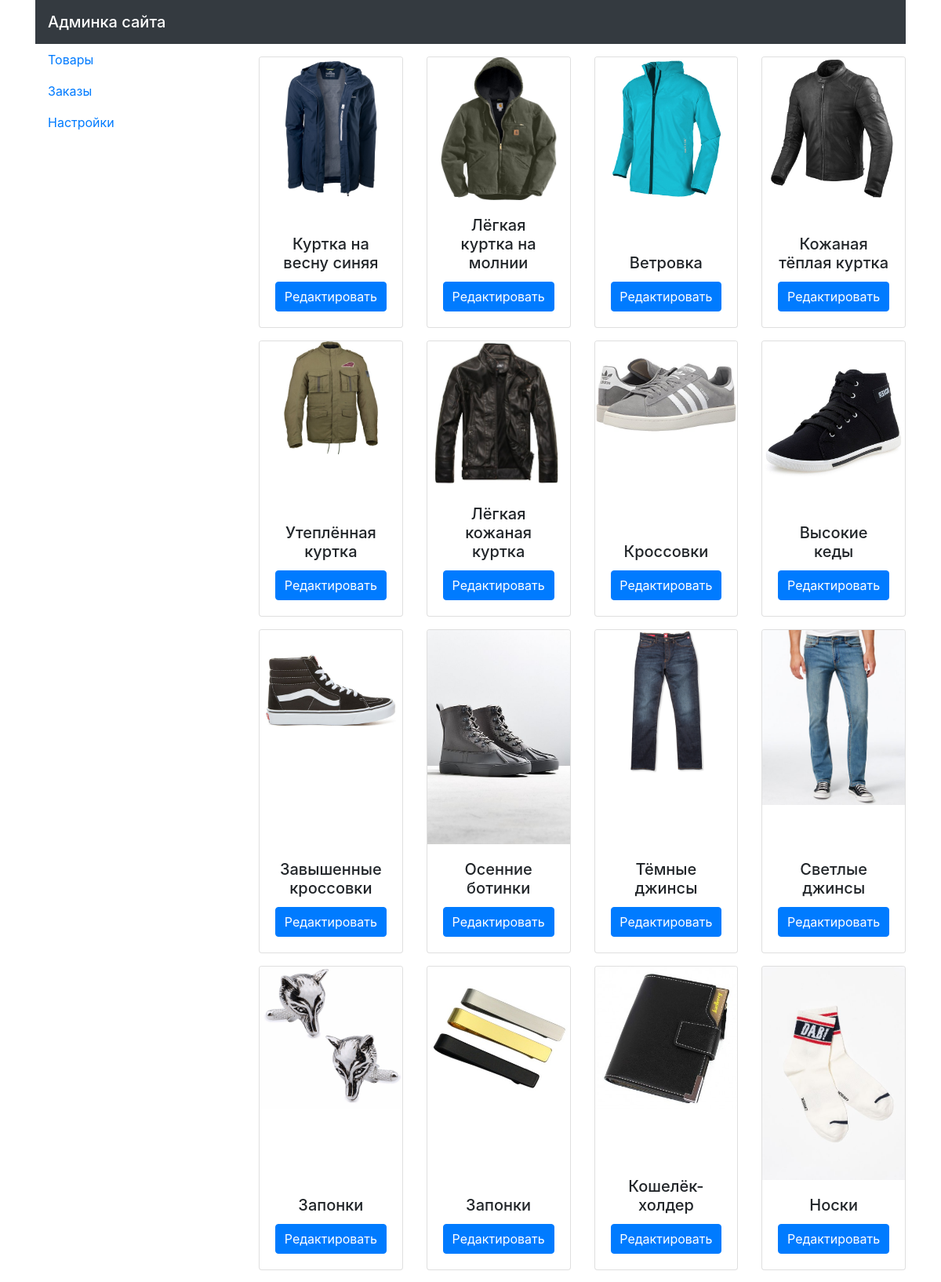
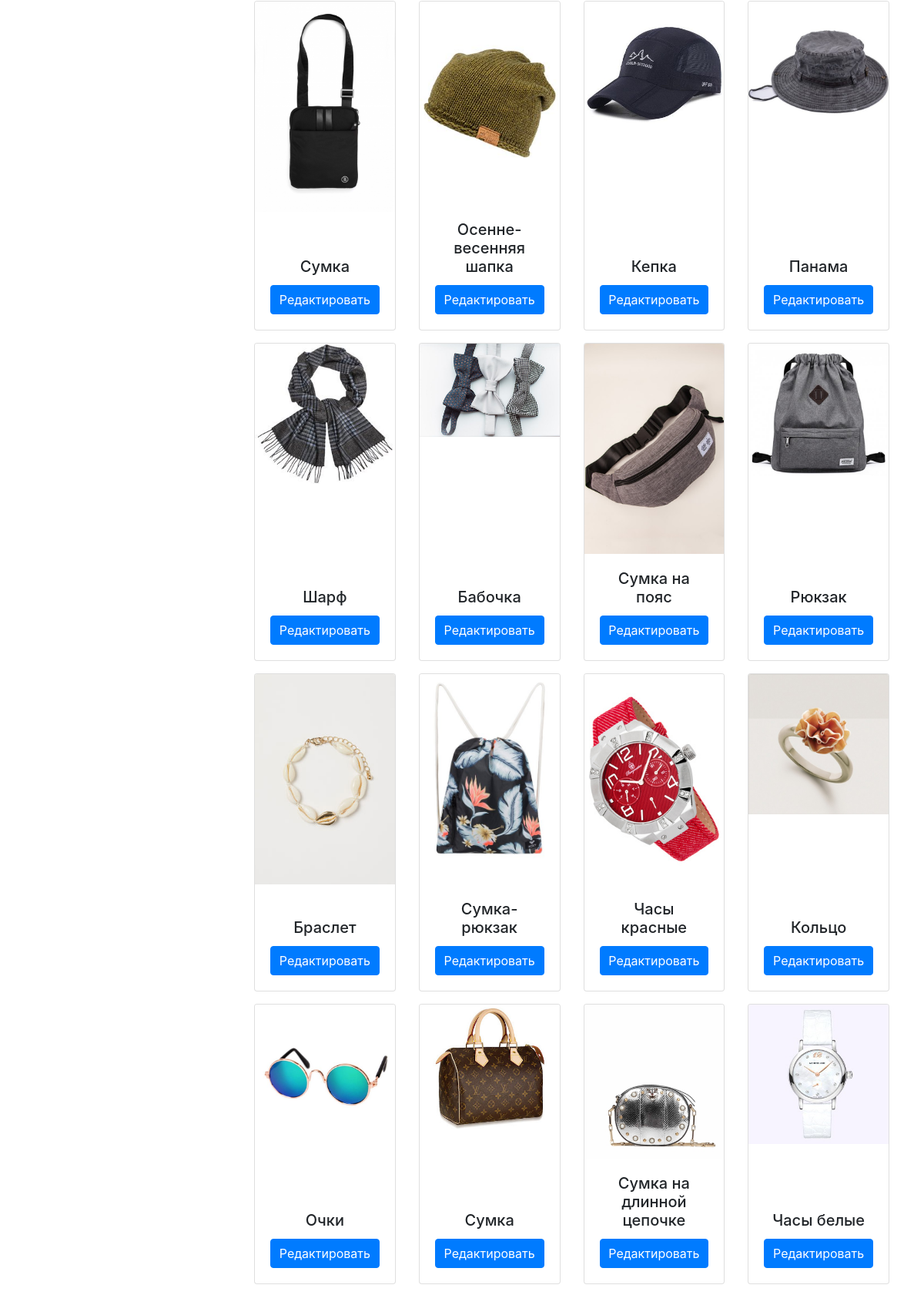
The app's page /admin/index.php (upper part) with its own data (2 pictures, top to bottom).
### tables this page shows
CREATE TABLE IF NOT EXISTS `products` (
  `id` int(11) NOT NULL AUTO_INCREMENT,
  `img_src` varchar(255) NOT NULL,
  `name` varchar(255) NOT NULL,
  `sku` varchar(50) NOT NULL,
  `price` float NOT NULL,
  `description` text NOT NULL,
  PRIMARY KEY (`id`)
);

### admin/index.php (the view, shortened to what this page needs)
<?php
    require_once($_SERVER['DOCUMENT_ROOT'].'/config/configuration.php');
    $template=[
        'products'=>[]
    ];
    $sql_products = "SELECT * FROM products";
    $result_products = mysqli_query($db, $sql_products);
    while($row = mysqli_fetch_assoc($result_products)){
        $template['products'][] = $row;
    }
?>
<!doctype html>
<html lang="ru">
  <head>
    <link rel="stylesheet" href="https://stackpath.bootstrapcdn.com/bootstrap/4.3.1/css/bootstrap.min.css">
  </head>
  <body>
    <div class="container">
        <nav class="navbar navbar-dark bg-dark">
            <span class="navbar-brand mb-0 h1">Админка сайта</span>
        </nav>
        <div class="row">
            <div class="col-3">
            <nav class="nav flex-column">
                <a class="nav-link active" href="#">Товары</a>
                <a class="nav-link" href="#">Заказы</a>
                <a class="nav-link" href="#">Настройки</a>
            </nav>
            </div>
            <div class="col-9">
                <div class='row d-flex '>
                    <?php foreach( $template['products'] as $product ): ?>
                    <div class="col-3 mt-3">
                        <div class="card" style="width: 100%; height: 100%">
                                <img src="<?=$product['img_src']?>" class="card-img-top" alt="...">
                                <div class="card-body d-flex flex-column justify-content-end">
                                    <h5 class="card-title" style="text-align: center"><?=$product['name']?></h5>
                                    <a href="/admin/product.php?id=<?=$product['id']?>" class="btn btn-primary d-flex justify-content-center">Редактировать</a>
                                </div>
                        </div>
                    </div>
                <?php endforeach; ?>
                </div>
            </div>
        </div>
    </div>
  </body>
</html>

### records on screen
products: img_src (picture), name "Куртка на весну синяя"
products: img_src (picture), name "Лёгкая куртка на молнии"
products: img_src (picture), name "Ветровка"
products: img_src (picture), name "Кожаная тёплая куртка"
products: img_src (picture), name "Утеплённая куртка"
products: img_src (picture), name "Лёгкая кожаная куртка"
products: img_src (picture), name "Кроссовки"
products: img_src (picture), name "Высокие кеды"
products: img_src (picture), name "Завышенные кроссовки"
products: img_src (picture), name "Осенние ботинки"
products: img_src (picture), name "Тёмные джинсы"
products: img_src (picture), name "Светлые джинсы"
products: img_src (picture), name "Запонки"
products: img_src (picture), name "Запонки"
products: img_src (picture), name "Кошелёк-холдер"
products: img_src (picture), name "Носки"
products: img_src (picture), name "Сумка"
products: img_src (picture), name "Осенне-весенняя шапка"
products: img_src (picture), name "Кепка"
products: img_src (picture), name "Панама"
products: img_src (picture), name "Шарф"
products: img_src (picture), name "Бабочка"
products: img_src (picture), name "Сумка на пояс"
products: img_src (picture), name "Рюкзак"
products: img_src (picture), name "Браслет"
products: img_src (picture), name "Сумка-рюкзак"
products: img_src (picture), name "Часы красные"
products: img_src (picture), name "Кольцо"
products: img_src (picture), name "Очки"
products: img_src (picture), name "Сумка"
products: img_src (picture), name "Сумка на длинной цепочке"
products: img_src (picture), name "Часы белые"
